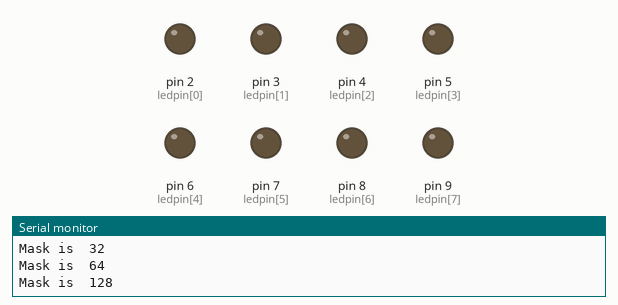
Bench run of a sketch on a simulated Arduino Uno, built with avr-gcc and run on an emulated ATmega328P. Shown: output pins drawn as LEDs (lit = HIGH), the last lines printed to the serial monitor.

Above: at 0.1 s.
At 3.9 s:
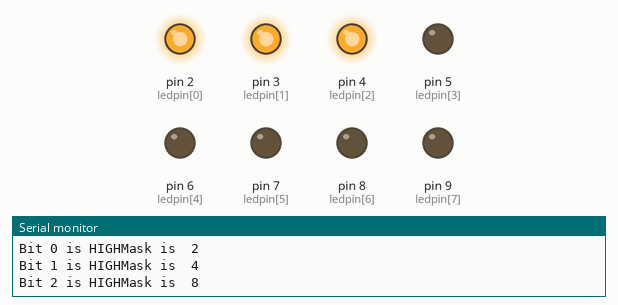
At 8.4 s:
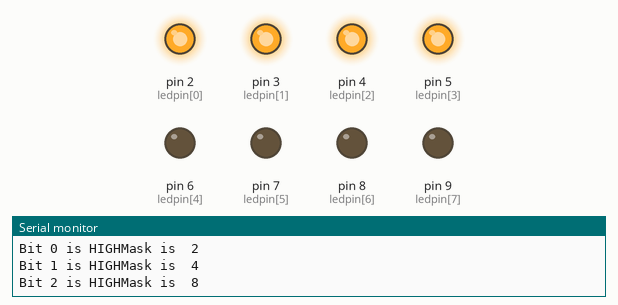
At 17.5 s:
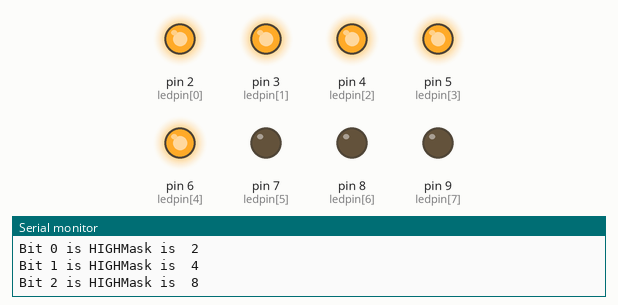
At 26.6 s:
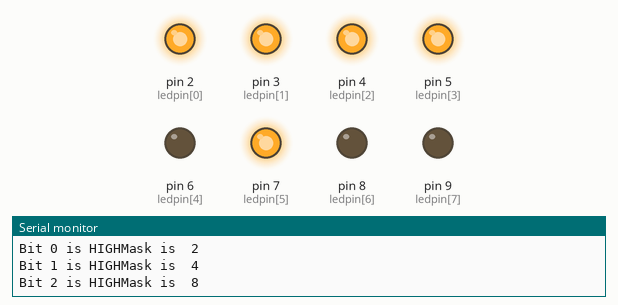
At 35.9 s:
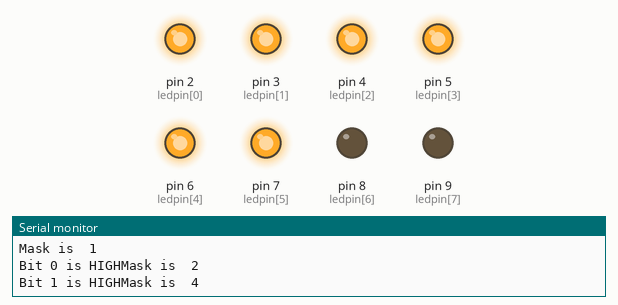
Timing chart, 0 to 40.0 s (numbered marks = the images above):
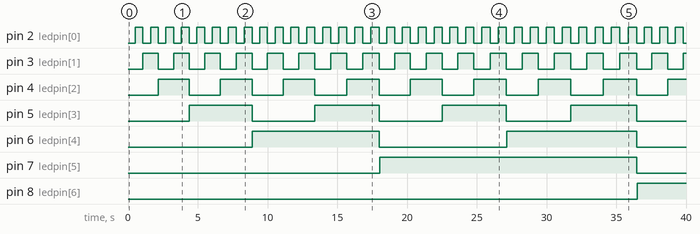

The sketch:

EGR346-904_LAB1_PART16.ino
```cpp
/*
 * Course:  EGR 346-904
 * Name:    Caleb Capps
 * Date:    9/1/2022
 *
 * Desc:  This project creates an 8-bit binary counter
 *        that loops through a binary sequence, counting
 *        form 0 to 255, represented by LEDs attached to
 *        digital pins 2-9
 */
 /*
  * Equipment:
  *       8 X red LEDs
  *       8 X 100Ω ± 5% Resistors
  */

//Global Variables
int ledpin[8] = {2, 3, 4, 5, 6, 7, 8, 9};
int ledpin_size = sizeof(ledpin)/sizeof(ledpin[0]);


void setup() {

  Serial.begin(9600);
  // put your setup code here, to run once:
  for (int i = 0; i < ledpin_size; i++){ // step through the LED array elements
    pinMode(ledpin[i], OUTPUT); // make all LEDs outputs
  }
}
int mynum = 0,
    mynum_prev = mynum;

void loop() {
  while (mynum < 256) {
    int mask = 0b00000001;
    for (int i = 0; i < ledpin_size; i++){ // step through the LED array elements
      Serial.print("Mask is\t");
      Serial.println(mask);
      if (mynum & mask) {
        Serial.print("Bit ");
        Serial.print(i);
        Serial.print(" is HIGH");
        digitalWrite(ledpin[i], HIGH);
      }
      else {
        digitalWrite(ledpin[i], LOW);
      }
      mask = mask << 1; // shift to the next bit
    }
    delay(500);
    mynum++;
  }
  mynum = 0;
}
```

Measured:
- by itself, pin 2 (ledpin[0]): alternates HIGH for 0.57 s and LOW for 0.56 s
- by itself, pin 3 (ledpin[1]): alternates HIGH for 1.2 s and LOW for 1.1 s
- by itself, pin 4 (ledpin[2]): alternates HIGH for 2.3 s and LOW for 2.3 s
- by itself, pin 5 (ledpin[3]): alternates HIGH for 4.6 s and LOW for 4.5 s
- by itself, pin 6 (ledpin[4]): alternates HIGH for 9.2 s and LOW for 9.1 s
- by itself, pin 7 (ledpin[5]): LOW → HIGH at 18.0 s, → LOW 18.4 s later
- by itself, pin 8 (ledpin[6]): LOW → HIGH at 36.5 s
